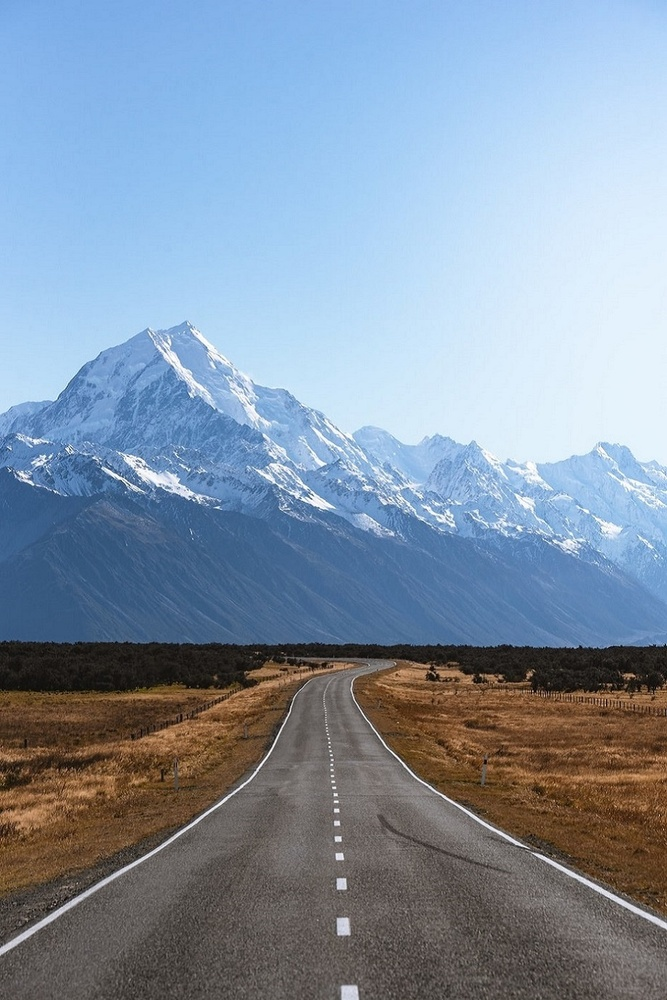
#> input picture sky.jpg, 667 x 1000 px, shrunk from 920 x 1380 before the run
$ python HoughLine.py   (older library calls are emulated)
#> lines starting #> are read from the running program, lines starting #| are printed output that depends on the picture; after the words box and inside, x2 and y2 are one past the last pixel; in counts of white or black regions, pixels touching at a corner belong together
import cv2
import numpy as np
from matplotlib import pyplot as plt

img = cv2.imread('./sky.jpg')
#> img is the input picture: shape (1000, 667, 3); mean B, G, R 165.8, 147.1, 130.3
img1 = cv2.imread('./sky.jpg', 0)
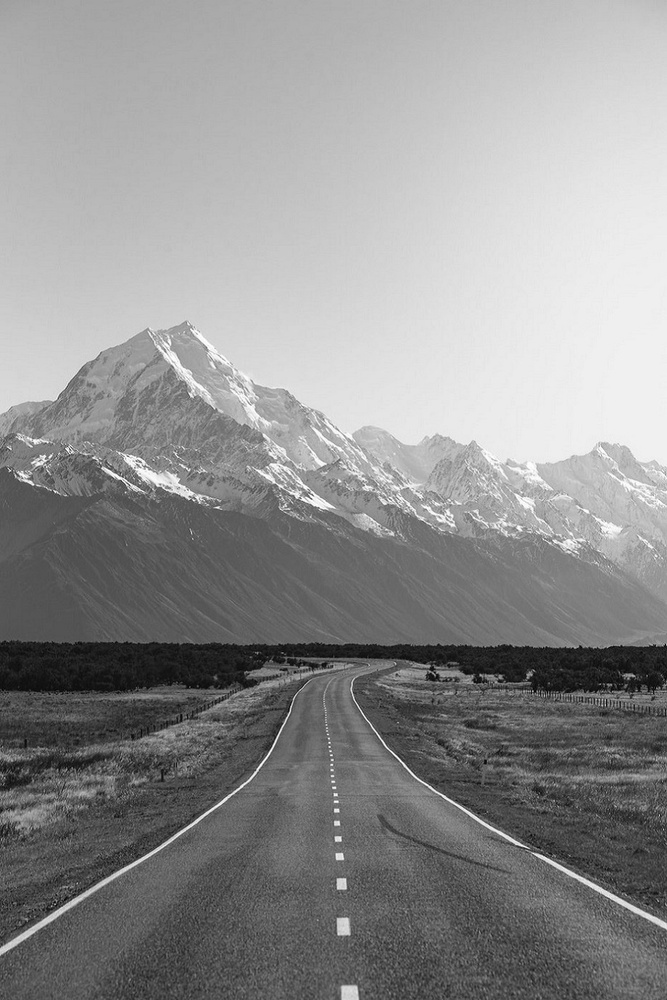
#> img1: shape (1000, 667); min 0, max 255, mean 144.2
cv2.namedWindow('image')

# [12 lines of commented-out code are left out]
edges = cv2.Canny(img, 50, 150)
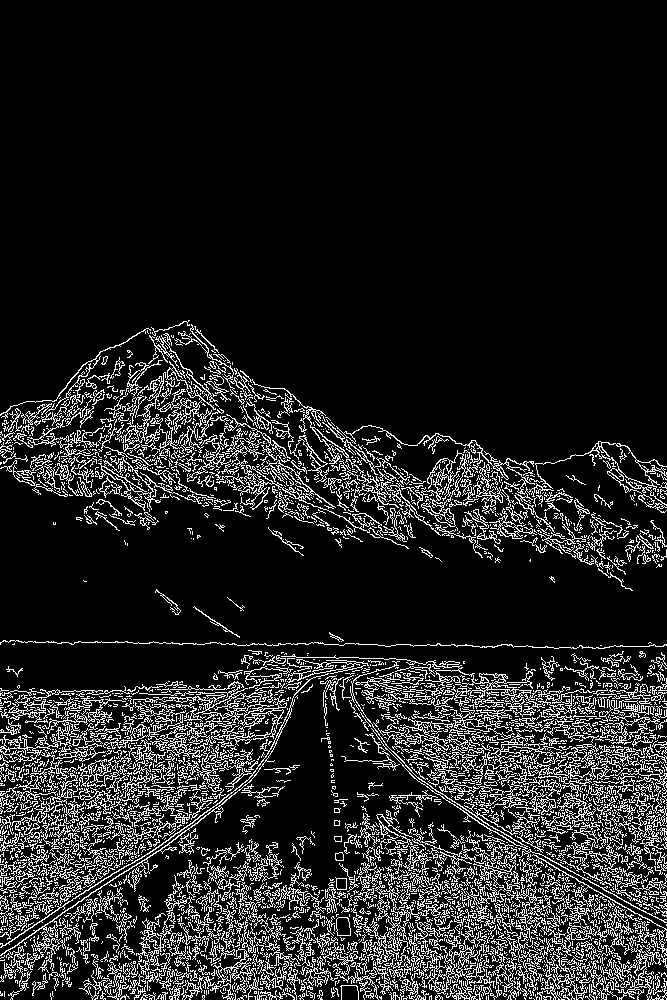
#> edges: shape (1000, 667); 13.2% white in thin lines or dots, all inside (x1, y1, x2, y2) = (0, 320, 667, 1000)
lines = cv2.HoughLinesP(edges, 1, np.pi/180, 300,
                        minLineLength=300, maxLineGap=20)
#> lines = [[332, 634, 664, 966], [325, 644, 666, 985], [320, 642, 665, 987], [308, 644, 663, 999], [312, 642, 661, 991]]
img2 = cv2.cvtColor(edges, cv2.COLOR_GRAY2BGR)
for line in lines:
    x1, y1, x2, y2 = line[0]
    cv2.line(img2, (x1, y1), (x2, y2), (0, 255, 0), 2)
#> this loop made 5 passes
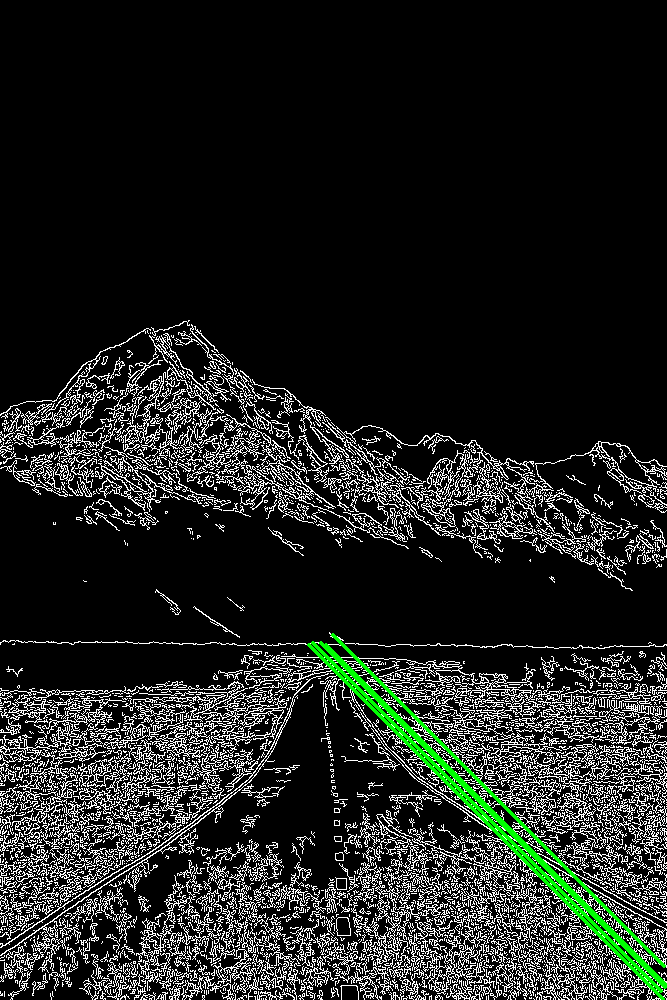
#> img2: shape (1000, 667, 3); mean B, G, R 32.6, 35.6, 32.6

# edges2 = cv2.bitwise_and(img,img,mask=edges)
cv2.imshow('canny1', edges)
# cv2.imshow('canny2',edges1)
# cv2.imshow('edge2',edges2)
cv2.imshow('Line', img2)
cv2.waitKey(0)
cv2.destroyAllWindows()
